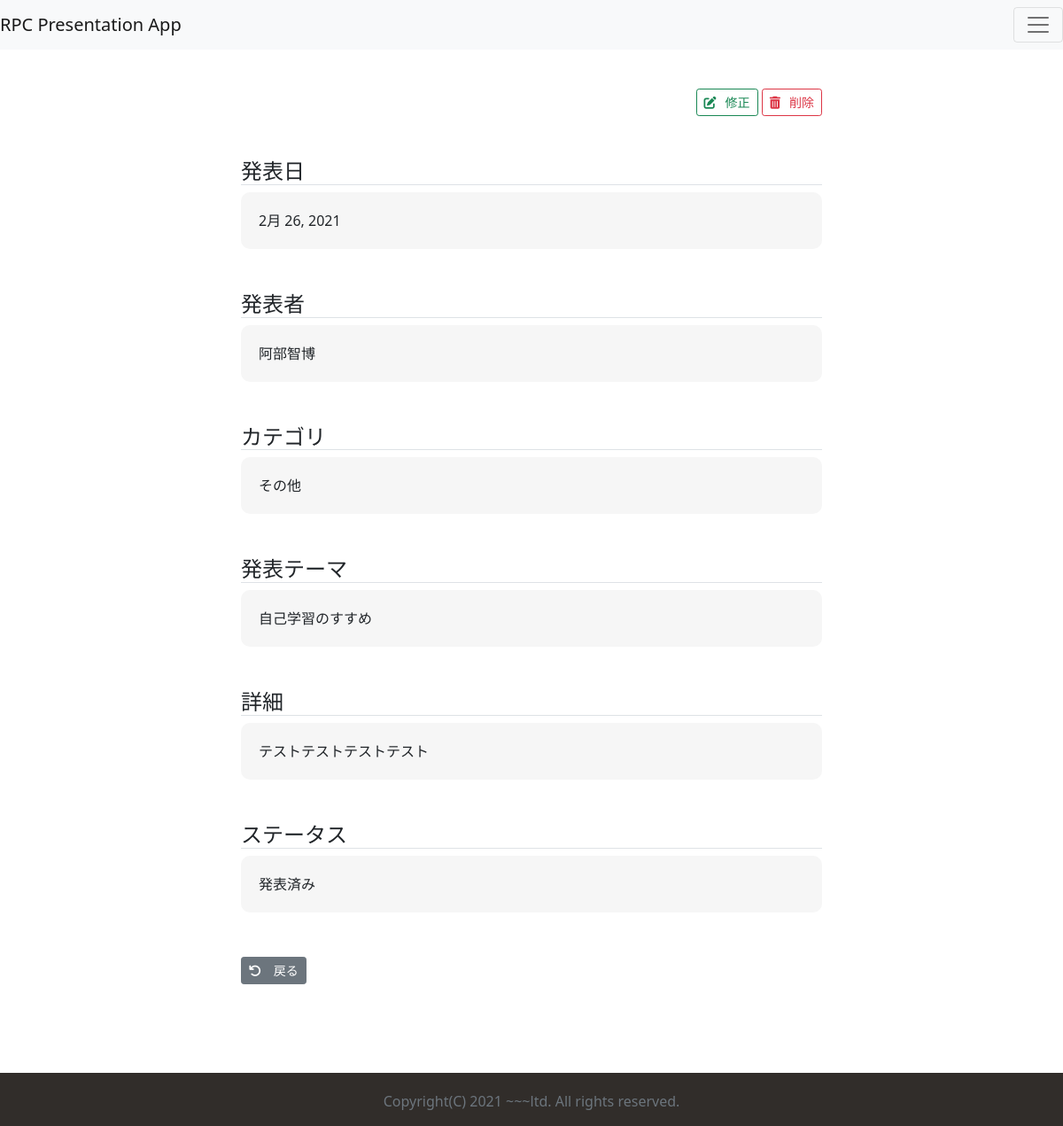
The app's page /detail/21 with its own data.
### jiyukenkyu_app/models.py (models this page shows, shortened)
class Presentation(models.Model):
    CHOICES = (
        (1, '技術系'),
        (2, '業務系'),
        (3, 'ビジネススキル'),
        (4, 'その他'),
    )
    presenter = models.CharField(max_length=20)
    theme = models.CharField(max_length=30)
    category = models.IntegerField(null=True, blank=True, choices=CHOICES)
    detail = models.TextField()
    presented_at = models.DateField()
    is_presented = models.BooleanField(default=True)
    created_at = models.DateTimeField(auto_now_add=True)
    updated_at = models.DateTimeField(auto_now=True)

### jiyukenkyu_app/views.py (the view)
# urls.py: path('detail/<int:pk>', views.Detail.as_view(), name='detail'),
class Detail(DetailView):
    model = Presentation
    template_name = 'detail.html'
    def get_context_data(self, **kwargs):
        context = super().get_context_data(**kwargs)
        context.update(common_label(self))
        return context

### jiyukenkyu_app/views.py (called while the page is built)
def common_label(self):
    context = {}
    context['presented_at_label'] = '発表日'
    context['presenter_label'] = '発表者'
    context['category_label'] = 'カテゴリ'
    context['theme_label'] = '発表テーマ'
    context['detail_label'] = '詳細'
    context['status_label'] = 'ステータス'
    context['before_presentation'] = '発表前'
    context['after_presentation'] = '発表済み'
    context['list_btn'] = '発表リスト'
    context['add_btn'] = '発表を追加する'
    context['detail_btn'] = '詳細'
    context['modify_btn'] = '修正'
    context['delete_btn'] = '削除'
    context['back_btn'] = '戻る'
    return context

### jiyukenkyu_app/templates/detail.html
{% extends 'common.html' %}
{% block content %}
<div class="detail container">
    <div class="link-wrap">
        <a href="{% url 'app:update' object.id %}" class="btn btn-outline-success btn-sm"><i class="fas fa-edit"></i>{{modify_btn}}</a>
        <a href="{% url 'app:delete' object.id %}" class="btn btn-outline-danger btn-sm"><i class="fas fa-trash-alt"></i>{{delete_btn}}</a>
    </div>
    <h4 class="mt-5 border-bottom">
        {{presented_at_label}}
    </h4>
    <div class="detail-value">
        {{object.presented_at}}
    </div>
    <h4 class="mt-5 border-bottom">
        {{presenter_label}}
    </h4>
    <div class="detail-value">
        {{object.presenter}}
    </div>
    <h4 class="mt-5 border-bottom">
        {{category_label}}
    </h4>
    <div class="detail-value">
        {{object.get_category_display}}
    </div>
    <h4 class="mt-5 border-bottom">
        {{theme_label}}
    </h4>
    <div class="detail-value">
        {{object.theme}}
    </div>
    <h4 class="mt-5 border-bottom">
        {{detail_label}}
    </h4>
    <div class="detail-value">
        {{object.detail}}
    </div>
    <h4 class="mt-5 border-bottom">
        {{status_label}}
    </h4>
    <div class="detail-value">
        {% if obj.is_presented %}
        <div class="before_presentation">
            {{before_presentation}}
        </div>
        {% else %}
        <div class="after_presentation">
            {{after_presentation}}
        </div>
        {% endif %}
    </div>
    <a href="{% url 'app:list' %}" class="btn btn-secondary btn-sm back-btn">
        <i class="fas fa-undo"></i>
        {{back_btn}}
    </a>
{% endblock %}

### jiyukenkyu_app/static/css/common.css (style rules this page uses)
.container, .container-lg, .container-md, .container-sm { max-width: 700px; }
html { position: relative; min-height: 100%; }
body { margin-bottom: 60px; }
.container { width: auto; max-width: 680px; }
.fas { margin-right: 10px; }
.link-wrap { text-align: right; }
.detail-value { background: #f6f6f6; min-height: 3em; overflow-wrap: break-word; padding: 20px; border-radius: 10px; }
.back-btn { margin-top: 50px; }

### records on screen
Presentation: presented_at "2月 26, 2021", presenter "阿部智博", category "その他", theme "自己学習のすすめ", detail "テストテストテストテスト"

### other values on screen
{{ modify_btn }} "修正"
{{ delete_btn }} "削除"
{{ presented_at_label }} "発表日"
{{ presenter_label }} "発表者"
{{ category_label }} "カテゴリ"
{{ theme_label }} "発表テーマ"
{{ detail_label }} "詳細"
{{ status_label }} "ステータス"
{{ after_presentation }} "発表済み"
{{ back_btn }} "戻る"
